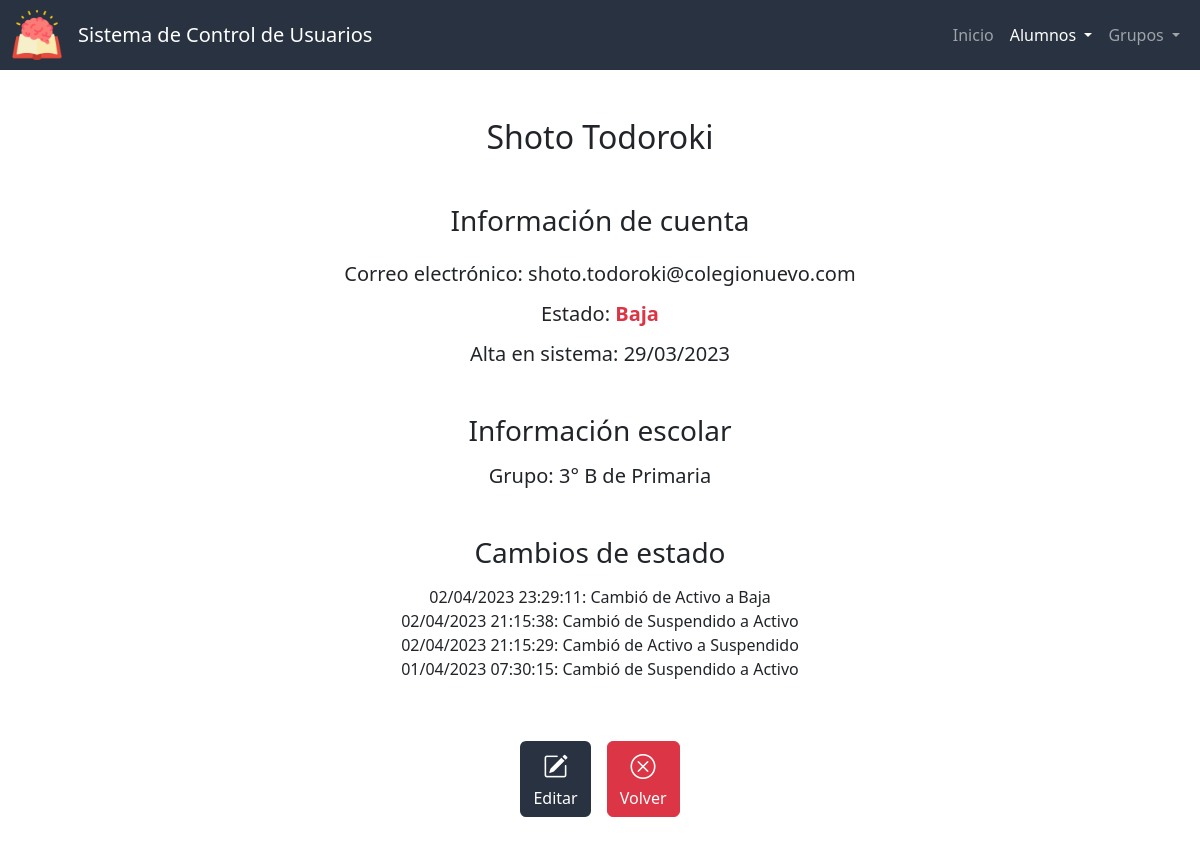
Screenshot of /ver_alumno?id=9 with the database file from the repository.
### app.py (models this page shows, shortened)
class Alumnos(db.Model):
    id = db.Column(db.Integer, primary_key=True)
    nombre = db.Column(db.String(50), nullable=False)
    apellidos = db.Column(db.String(50), nullable=False)
    correo = db.Column(db.String(50), nullable=False, unique=True)
    estado = db.Column(db.Integer, nullable=False, default=0) # 0 - activo, 1 - suspendido, 2 - baja
    fecha_de_creacion = db.Column(db.DateTime, nullable=False, default=datetime.now)

class Grupos(db.Model):
    id = db.Column(db.Integer, primary_key=True)
    seccion = db.Column(db.String(50), nullable=False)
    grado = db.Column(db.Integer, nullable=False)
    grupo = db.Column(db.String(1), nullable=False)

class CambiosEstado(db.Model):
    id = db.Column(db.Integer, primary_key=True)
    id_alumno = db.Column(db.Integer, db.ForeignKey('alumnos.id'), nullable=False)
    fecha = db.Column(db.DateTime, nullable=False, default=datetime.utcnow)
    estado_anterior = db.Column(db.Integer, nullable=False)
    estado_nuevo = db.Column(db.Integer, nullable=False)
    def __repr__(self):
        return f'<Alumno: {self.id_alumno} cambió de {self.estado_anterior} a {self.estado_nuevo} el día {self.fecha}>'

### app.py (the view)
@app.route('/ver_alumno')
def ver_alumno():
    id_alumno = request.args.get("id")
    alumno = db.session.query(Alumnos).filter_by(id=id_alumno).first()
    cambios = db.session.query(CambiosEstado).filter_by(id_alumno=id_alumno).order_by(CambiosEstado.fecha.desc()).all()
    id_grupo = db.session.query(alumnos_por_grupo.c.id_grupo).filter_by(id_alumno=alumno.id).first()
    if id_grupo:
        id_grupo = id_grupo[0]
        grupo_actual = db.session.query(Grupos).filter_by(id=id_grupo).first()
    else:
        grupo_actual = None
    estado = ESTADOSV[alumno.estado]
    print(cambios)
    return render_template("ver_alumno.html", ver=True, active="Alumno", grupo_actual=grupo_actual, alumno=alumno, estado=estado, colores=COLORES, cambios=cambios, estados=ESTADOSV)

### templates/ver_alumno.html (shortened to what this page needs)
{% extends "layout.html" %}
{% block main %}
    <h2 class="mb-5">{{ alumno.nombre }} {{ alumno.apellidos }}</h2>
    <h3 class="mb-4">Información de cuenta</h3>
    <h5 class="mb-3">Correo electrónico: {{ alumno.correo }}</h5>
    <h5 class="mb-3">Estado: <span style="color:{{ colores[estado] }}; font-weight: bold;">{{ estado }}</span></h5>
    <h5 class="mb-5">Alta en sistema: {{ alumno.fecha_de_creacion.strftime('%d/%m/%Y') }}</h5>
    <h3 class="mb-3">Información escolar</h3>
    <h5 class="mb-5">{% if grupo_actual %} Grupo: {% else %} No hay grupos para mostrar {% endif %}
        {% if grupo_actual.grado %} {{ grupo_actual.grado }}° {% set x=" de " %}{% endif %}
        {% if grupo_actual.grupo %}{{ grupo_actual.grupo }} {% set x=" de " %} {% endif %}
        {% if grupo_actual.seccion %}{{ x }}{{ grupo_actual.seccion }}{% endif %}
    </h5>
    {% if cambios %}
        <h3 class="mb-3">Cambios de estado</h3>
        <div class="mb-5" id="log">
            {% for cambio in cambios %}
                {{ cambio.fecha.strftime('%d/%m/%Y %H:%M:%S') }}: Cambió de {{ estados[cambio.estado_anterior] }} a {{ estados[cambio.estado_nuevo] }} <br>
            {% endfor %}
        </div>
    {% endif %}
    <div class="p-2 btn-group">
        <form action="/editar_alumno">
            <button type="submit" class="btn-bi btn color-primario mx-2" title="Editar"><i class="bi bi-pencil-square"></i><div>Editar</div></button>
        </form>
        <form action="/lista_alumnos">
            <button type="submit" class="btn-big btn btn-danger mx-2" title="Volver"><i class="bi bi-x-circle"></i><div>Volver</div></button>
        </form>
    </div>
{% endblock %}

### static/styles.css (style rules this page uses)
:root { --color-primario: #293241; --color-primario-active: #3b4f69; --color-primario-hover: #334458; --letra-primario: white; --letra-primario-inactive: #9A9EA5; --letra-primario-hover: #C9CBCF; --verde: #729869; --verde-active: #588559; --amarillo: #D69900; --amarillo-active: #b17900; --color-ver: #3D5A80; --color-ver-active: #5281a7; }
.color-primario { background-color: var(--color-primario); color: var(--letra-primario); }
.btn.edit, .btn-big { margin: 0 5px; transition: transform 0.2s ease-in-out; }
.bi { font-size: 25px; color: var(--letra-primario); }
#log { max-height: 100px; overflow: auto; max-width: 500px; justify-content: center; margin: auto; }

### rows the page displays
Alumnos: nombre "Shoto", apellidos "Todoroki", correo "shoto.todoroki@colegionuevo.com", fecha_de_creacion "29/03/2023"
Grupos: grado "3", grupo "B", seccion "Primaria"
CambiosEstado: fecha "02/04/2023 23:29:11", estado_anterior "Activo", estado_nuevo "Baja"
CambiosEstado: fecha "02/04/2023 21:15:38", estado_anterior "Suspendido", estado_nuevo "Activo"
CambiosEstado: fecha "02/04/2023 21:15:29", estado_anterior "Activo", estado_nuevo "Suspendido"
CambiosEstado: fecha "01/04/2023 07:30:15", estado_anterior "Suspendido", estado_nuevo "Activo"

### other values shown
{{ estado }} "Baja"
{{ x }} "de"
